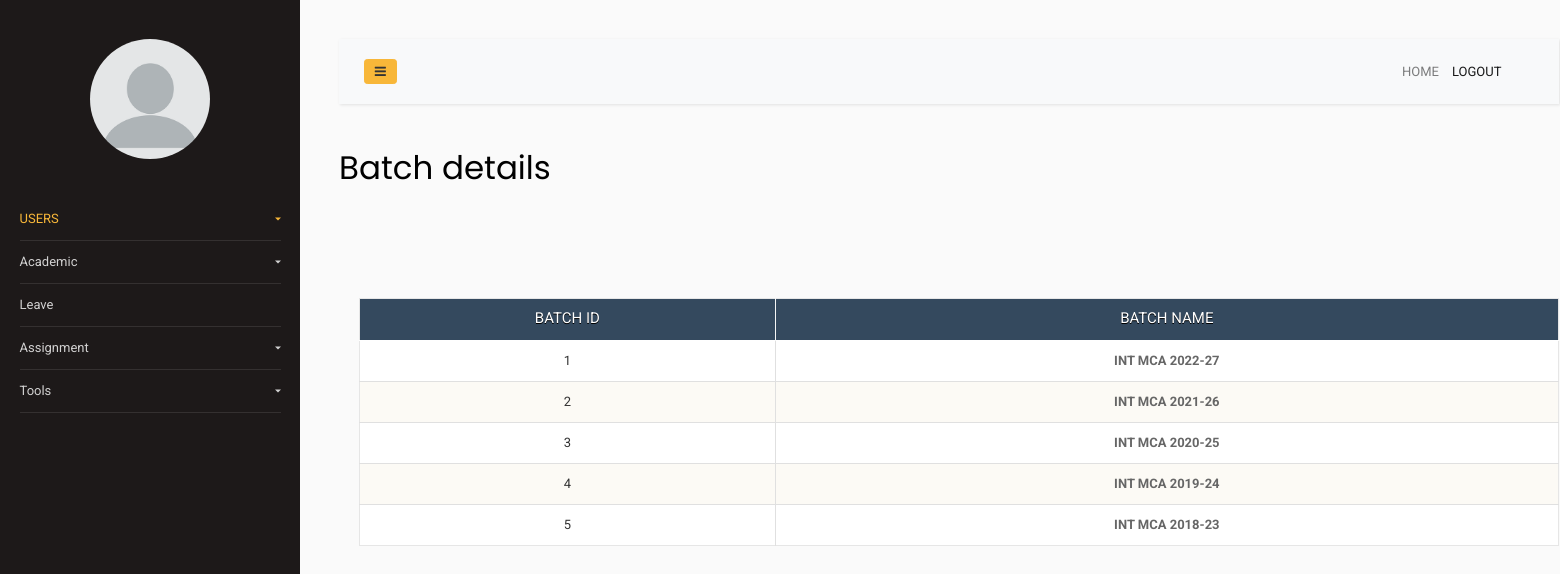
The app's page /sidebar-01/batchdetails.php (signed in) with its own data.
### tables this page shows
CREATE TABLE `tbl_batch` (
  `batch_id` int(100) NOT NULL,
  `batch_name` varchar(100) NOT NULL,
  `course_id` int(10) NOT NULL
);

### sidebar-01/batchdetails.php (the view, shortened to what this page needs)
<html lang="en">
  <head>
		<link rel="stylesheet" href="table.css">
		<link rel="stylesheet" href="https://stackpath.bootstrapcdn.com/font-awesome/4.7.0/css/font-awesome.min.css">
		<link rel="stylesheet" href="css/style.css">
  </head>
  <body>
		<div class="wrapper d-flex align-items-stretch">
			<nav id="sidebar">
				<div class="p-4 pt-5">
		  		<a href="#" class="img logo rounded-circle mb-5" style="background-image: url(adminavatar.jpg);"></a>
	        <ul class="list-unstyled components mb-5">
	          <li class="active">
	            <a href="#homeSubmenu" data-toggle="collapse" aria-expanded="false" class="dropdown-toggle">USERS</a>
	          </li>
	          <li>
              <a href="#pageSubmenu" data-toggle="collapse" aria-expanded="false" class="dropdown-toggle">Academic</a>
	          </li>
	          <li>
              <a href="teacherleave.php?id=<?php   echo $_SESSION['LoginUser'];?> `">Leave</a>
	          </li>
	          <li>
              <a href="#assignmet" data-toggle="collapse" aria-expanded="false" class="dropdown-toggle">Assignment</a>
	          </li>
	          <li>
            <a href="#testmenu" data-toggle="collapse" aria-expanded="false" class="dropdown-toggle">Tools</a>
	          </li>
	        </ul>
	      </div>
    	</nav>
      <div id="content" class="p-4 p-md-5">
        <nav class="navbar navbar-expand-lg navbar-light bg-light">
          <div class="container-fluid">
            <button type="button" id="sidebarCollapse" class="btn btn-primary">
              <i class="fa fa-bars"></i>
            </button>
            <div class="collapse navbar-collapse" id="navbarSupportedContent">
              <ul class="nav navbar-nav ml-auto">
              <li class="nav-item">
                    <a class="nav-link" href="index.php">HOME</a>
                </li>
              <li class="nav-item active">
                    <a class="nav-link" href="/smartacademy/login.php">LOGOUT</a>
                </li>
                <li class="nav-item">
                    <a class="nav-link" href="#"></a>
                </li>
                <li class="nav-item">
                    <a class="nav-link" href="#"></a>
                </li>
              </ul>
            </div>
          </div>
        </nav>
  <h1 id="h1">Batch details          </h1>
    <?php
$servername = "localhost";
    $username = "root";
    $password = "";
    $dbname = "super_academy";
$conn = new mysqli($servername,
    $username, $password, $dbname);
 ?>
 <br> <br> <br>
</head>
<body>
<br>
<table style="margin-left:20px;">
<tr>
   <th>BATCH ID</th>
   <th>BATCH NAME</th>
</tr>
<?php
$sql1 = "SELECT * from tbl_batch";
$result1 = $conn->query($sql1);
if ($result1->num_rows > 0) {
while($row = $result1->fetch_assoc()) {
  $ctid= $row['batch_id'];
?>
<tr>
<td><?php echo $ctid?></td>
<td><a href="morebatchdetails.php?id=<?php echo $row['batch_id'] ?>"<?php echo $row['batch_name'] ?>"><?php echo $row['batch_name'] ?></a></td>
</tr>
<?php
}
}
  ?>
</table>
</body>
</html>
  </body>
</html>

### sidebar-01/table.css (style rules this page uses)
* { font: 13px/1.7 "Roboto","Proxima Nova Rg","Source Sans Pro","Droid Sans",Arial,Helvetica, sans-serif; color:#333333; margin:0px; padding:0px; }
table a:link { color: #666; font-weight: bold; text-decoration: none; }
table { width: 1200px; margin:10px auto; box-shadow: none; border:1px solid #E6E6E6; padding:0; background-color:#FFFFFF; box-sizing: border-box; display: table; }
table th { text-align:center; background: #34495e; color:#FFF; text-shadow:0px 01px 0px #000; font-size:15px; height: 42px; border-radius: 0 !important; border-left: 1px solid whitesmoke; box-sizing:border-box; }
table th:first-child { border-left: 0; }
table tr { text-align: center; }
table td:first-child { box-sizing: border-box; border-left: 0; }
table td { padding: 9px; border-top: 1px solid #ffffff; border-bottom: 1px solid #e0e0e0; border-left: 1px solid #e0e0e0; background: white; }
table tr:nth-child(odd) td { background: #fcfaf5; }
table tr:last-child td { border-bottom: 0; }

### sidebar-01/batchdetails.php (style rules this page uses)
html { box-sizing: border-box; }
*, *:before, *:after { box-sizing: inherit; }

### records on screen
tbl_batch: batch_id "1", batch_name "INT MCA 2022-27"
tbl_batch: batch_id "2", batch_name "INT MCA 2021-26"
tbl_batch: batch_id "3", batch_name "INT MCA 2020-25"
tbl_batch: batch_id "4", batch_name "INT MCA 2019-24"
tbl_batch: batch_id "5", batch_name "INT MCA 2018-23"
